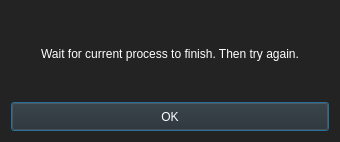
<?xml version="1.0" encoding="UTF-8"?>
<ui version="4.0">
 <class>Processing</class>
 <widget class="QDialog" name="Processing">
  <property name="geometry">
   <rect>
    <x>0</x>
    <y>0</y>
    <width>336</width>
    <height>138</height>
   </rect>
  </property>
  <property name="maximumSize">
   <size>
    <width>336</width>
    <height>138</height>
   </size>
  </property>
  <property name="windowTitle">
   <string>Dialog</string>
  </property>
  <property name="styleSheet">
   <string notr="true">background-color: rgb(35, 35, 35);</string>
  </property>
  <layout class="QVBoxLayout" name="verticalLayout">
   <item>
    <widget class="QLabel" name="label">
     <property name="minimumSize">
      <size>
       <width>318</width>
       <height>85</height>
      </size>
     </property>
     <property name="maximumSize">
      <size>
       <width>318</width>
       <height>85</height>
      </size>
     </property>
     <property name="styleSheet">
      <string notr="true">color: rgb(255, 255, 255);</string>
     </property>
     <property name="text">
      <string>Wait for current process to finish. Then try again.</string>
     </property>
     <property name="alignment">
      <set>Qt::AlignCenter</set>
     </property>
    </widget>
   </item>
   <item>
    <widget class="QPushButton" name="OKButton">
     <property name="minimumSize">
      <size>
       <width>318</width>
       <height>29</height>
      </size>
     </property>
     <property name="maximumSize">
      <size>
       <width>318</width>
       <height>29</height>
      </size>
     </property>
     <property name="styleSheet">
      <string notr="true">background-color: rgb(40, 40, 40);
color: rgb(255, 255, 255);</string>
     </property>
     <property name="text">
      <string>OK</string>
     </property>
    </widget>
   </item>
  </layout>
 </widget>
 <resources/>
 <connections/>
</ui>
